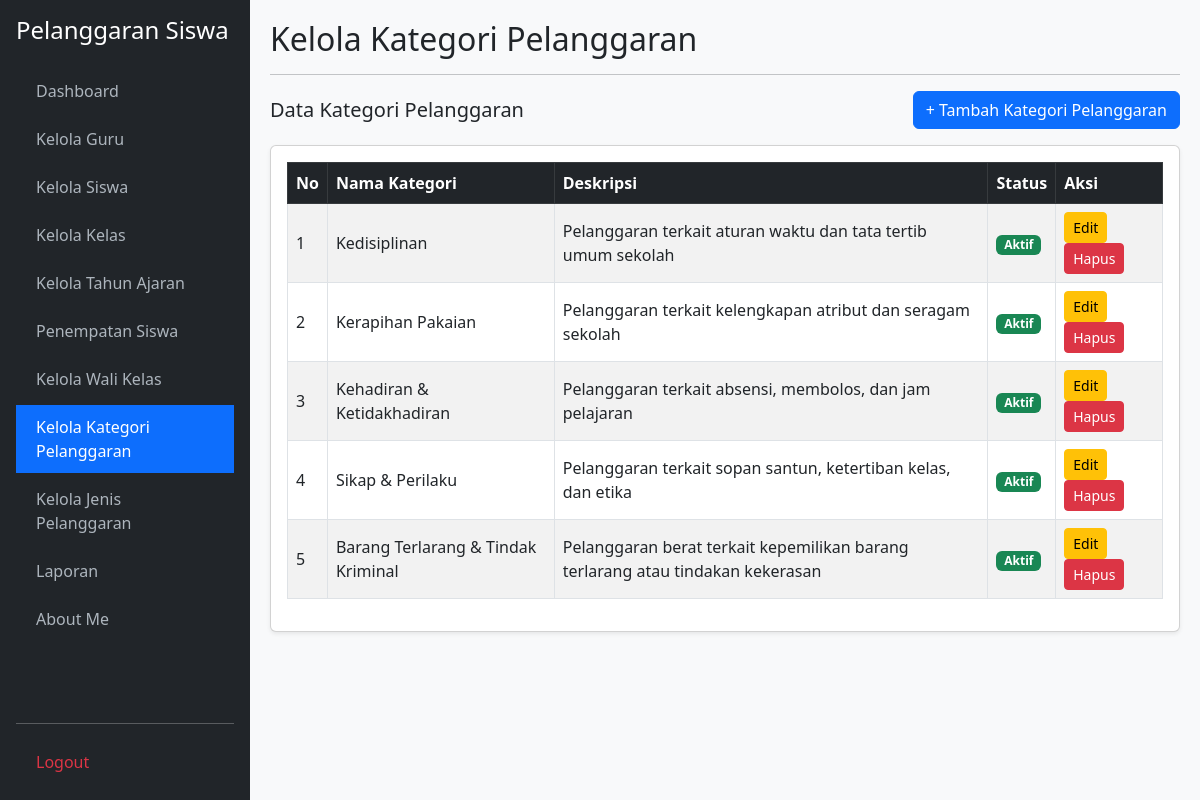
The page /kelola_kategori_pelanggaran.php (signed in) on the database its author committed.
### tables this page shows
CREATE TABLE `t_pelanggaran_kategori` (
  `id` int(11) NOT NULL,
  `nama` varchar(100) NOT NULL,
  `deskripsi` text DEFAULT NULL,
  `status_aktif` tinyint(1) DEFAULT 1,
  `created_at` timestamp NULL DEFAULT NULL,
  `updated_at` timestamp NULL DEFAULT NULL
);

### kelola_kategori_pelanggaran.php (the view, shortened to what this page needs)
<?php
require_once 'koneksi.php';
function e($value) {
    return htmlspecialchars((string)$value, ENT_QUOTES, 'UTF-8');
}
$data = mysqli_query($koneksi, "SELECT * FROM t_pelanggaran_kategori");
?>
<!DOCTYPE html>
<html lang="id">
<head>
    <link href="https://cdn.jsdelivr.net/npm/bootstrap@5.3.0/dist/css/bootstrap.min.css" rel="stylesheet">
    <link href="https://cdn.datatables.net/2.1.8/css/dataTables.dataTables.min.css" rel="stylesheet">
</head>
<body>
<div class="sidebar d-flex flex-column p-3">
    <h4 class="text-white mb-4">Pelanggaran Siswa</h4>
    <ul class="nav nav-pills flex-column mb-auto">
        <li class="nav-item mb-1"><a href="dashboard.php">Dashboard</a></li>
        <li class="nav-item mb-1"><a href="kelola_guru.php">Kelola Guru</a></li>
        <li class="nav-item mb-1"><a href="kelola_siswa.php">Kelola Siswa</a></li>
        <li class="nav-item mb-1"><a href="kelola_kelas.php">Kelola Kelas</a></li>
        <li class="nav-item mb-1"><a href="kelola_tahun_ajaran.php">Kelola Tahun Ajaran</a></li>
        <li class="nav-item mb-1"><a href="penempatan_siswa.php">Penempatan Siswa</a></li>
        <li class="nav-item mb-1"><a href="kelola_wali_kelas.php">Kelola Wali Kelas</a></li>
        <li class="nav-item mb-1"><a href="kelola_kategori_pelanggaran.php" class="active">Kelola Kategori Pelanggaran</a></li>
        <li class="nav-item mb-1"><a href="kelola_jenis_pelanggaran.php">Kelola Jenis Pelanggaran</a></li>
        <li class="nav-item mb-1"><a href="laporan.php">Laporan</a></li>
        <li class="nav-item mb-1"><a href="about_me.php">About Me</a></li>
    </ul>
    <hr>
    <a href="logout.php" class="text-danger">Logout</a>
</div>
<div class="main-content">
    <h2>Kelola Kategori Pelanggaran</h2>
    <hr>
    <div class="d-flex justify-content-between align-items-center mb-3">
        <h5 class="mb-0">Data Kategori Pelanggaran</h5>
        <button type="button" class="btn btn-primary" data-bs-toggle="modal" data-bs-target="#modalKategori">
            + Tambah Kategori Pelanggaran
        </button>
    </div>
    <div class="card shadow-sm mb-4">
        <div class="card-body">
            <div class="table-responsive">
                <table id="tabelKategori" class="table table-bordered table-striped align-middle">
                    <thead class="table-dark">
                        <tr>
                            <th>No</th>
                            <th>Nama Kategori</th>
                            <th>Deskripsi</th>
                            <th>Status</th>
                            <th>Aksi</th>
                        </tr>
                    </thead>
                    <tbody>
                    <?php $no = 1; while ($r = mysqli_fetch_assoc($data)): ?>
                        <tr>
                            <td><?= $no++; ?></td>
                            <td><?= e($r['nama']); ?></td>
                            <td><?= $r['deskripsi'] ? e($r['deskripsi']) : '-'; ?></td>
                            <td>
                                <?php if ($r['status_aktif'] == 1): ?>
                                    <span class="badge bg-success">Aktif</span>
                                <?php else: ?>
                                    <span class="badge bg-secondary">Tidak Aktif</span>
                                <?php endif; ?>
                            </td>
                            <td>
                                <a href="kelola_kategori_pelanggaran.php?edit=<?= (int)$r['id']; ?>"
                                   class="btn btn-sm btn-warning">Edit</a>
                                <a href="kelola_kategori_pelanggaran.php?hapus=<?= (int)$r['id']; ?>"
                                   class="btn btn-sm btn-danger"
                                   onclick="return confirm('Yakin ingin menghapus kategori ini?')">
                                    Hapus
                                </a>
                            </td>
                        </tr>
                    <?php endwhile; ?>
                    </tbody>
                </table>
            </div>
        </div>
    </div>
</div>
</body>
</html>

### kelola_kategori_pelanggaran.php (style rules this page uses)
body { background-color: #f8f9fa; overflow: hidden; }
.sidebar { min-height: 100vh; background: #212529; color: #fff; position: fixed; width: 250px; top: 0; left: 0; overflow-y: auto; z-index: 1000; }
.sidebar a { color: #adb5bd; text-decoration: none; display: block; padding: 10px 20px; }
.sidebar a:hover, .sidebar a.active { color: #fff; background: #0d6efd; }
.main-content { margin-left: 250px; height: 100vh; overflow-y: auto; padding: 20px; }
.table th, .table td { vertical-align: middle; }

### rows shown on the page
t_pelanggaran_kategori: nama "Kedisiplinan", deskripsi "Pelanggaran terkait aturan waktu dan tata tertib umum sekolah", status_aktif "Aktif"
t_pelanggaran_kategori: nama "Kerapihan Pakaian", deskripsi "Pelanggaran terkait kelengkapan atribut dan seragam sekolah", status_aktif "Aktif"
t_pelanggaran_kategori: nama "Kehadiran & Ketidakhadiran", deskripsi "Pelanggaran terkait absensi, membolos, dan jam pelajaran", status_aktif "Aktif"
t_pelanggaran_kategori: nama "Sikap & Perilaku", deskripsi "Pelanggaran terkait sopan santun, ketertiban kelas, dan etika", status_aktif "Aktif"
t_pelanggaran_kategori: nama "Barang Terlarang & Tindak Kriminal", deskripsi "Pelanggaran berat terkait kepemilikan barang terlarang atau tindakan kekerasan", status_aktif "Aktif"
